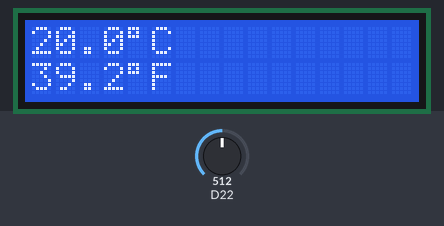
A sketch run on a simulated Arduino MKR. On the bench: 16×2 character LCD. The test bench sets the inputs (shaded band); at power-on: D22 = 512. WiFi joins after 1.5 s; servers stay silent unless stated.

Above: at 12.7 s.
12.8 s: D22 set to 315
At 14.8 s:
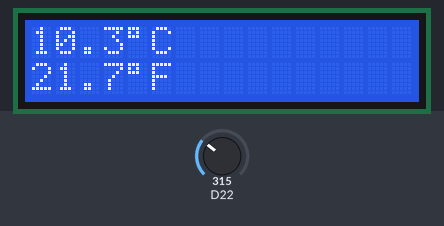
15.3 s: D22 set to 291
At 16.4 s:
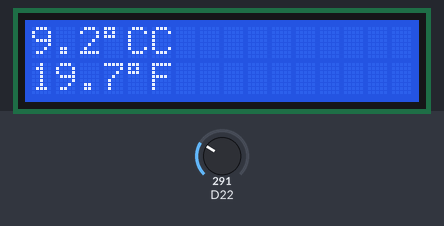
17.8 s: D22 set to 199
At 20.7 s:
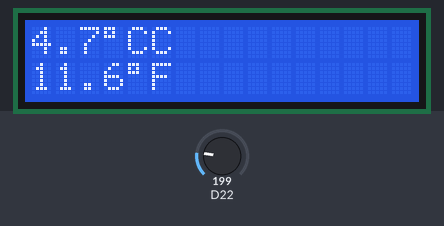
21.0 s: D22 set to 166
At 22.3 s:
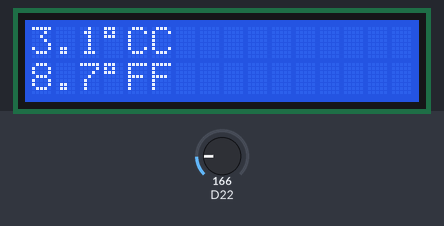
Timing chart, 0 to 24.0 s (numbered marks = the images above; inputs shaded):
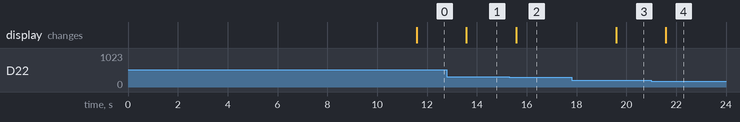

The sketch:

router_connect_with_LCD_display_and_thermometer.ino
```cpp
// include the library code:
#include <LiquidCrystal.h>
#include <SPI.h>
#include <WiFi101.h>

// initialize the library with the numbers of the interface pins
LiquidCrystal lcd(6, 4, 3, 1, 2, 0);

// initialize wifi variables
char ssid[] = "SKY70AFA";     //  your network SSID (name)
char pass[] = "BSCABDYR";  // your network password
int status = WL_IDLE_STATUS;     // the WiFi radio's status
// initialize temperature variables
int sensorPin = 0;
int tempC, tempF;
int tempCbeforepoint, tempCafterpoint, tempFbeforepoint, tempFafterpoint;

void setup() {
  // set up the LCD's number of columns and rows:
  lcd.begin(16, 2);

  if (WiFi.status() == WL_NO_SHIELD) {
    lcd.clear();
    lcd.setCursor(0, 0);
    lcd.println("NOT PRESENT");
    return; // don't continue
  }

  while ( status != WL_CONNECTED) {
    // Connecting message
    lcd.clear();
    lcd.setCursor(0, 0);
    lcd.print("WiFi network");
    lcd.setCursor(0, 1);
    lcd.print("Connecting ...");

    // Connect to WPA/WPA2 network.
    status = WiFi.begin(ssid, pass);
    // wait 10 seconds for connection:
    delay(10000);
  }

  printWifiStatus(); // Connected status output
}

void printWifiStatus() {
  // print the SSID of the network you're attached to:
  lcd.clear();
  lcd.setCursor(0, 0);
  lcd.print("SSID: ");
  lcd.print(WiFi.SSID());

  // print your WiFi shield's IP address:
  IPAddress ip = WiFi.localIP();
  lcd.setCursor(0, 1);
  lcd.print("IP: ");
  lcd.print(ip);
  lcd.clear();
}


void loop() {
tempC = get_temperature(7);
tempCbeforepoint = tempC / 10;
tempCafterpoint = tempC % 10;
tempF = celsius_to_fahrenheit(tempC);
tempFbeforepoint = tempF / 10;
tempFafterpoint = tempF % 10;
lcd.setCursor(0,0);
lcd.print(tempCbeforepoint); lcd.print(".");lcd.print(tempCafterpoint); lcd.print((char)223); lcd.print("C");
lcd.setCursor(0,1);
lcd.print(tempFbeforepoint); lcd.print(".");lcd.print(tempFafterpoint); lcd.print((char)223); lcd.print("F");
delay(2000);
//lcd.clear();
}

int get_temperature(int pin) {
// We need to tell the function which pin the sensor is hooked up to. We're using
// the variable pin for that above
// Read the value on that pin
int temperature = analogRead(pin);
// Calculate the temperature based on the reading and send that value back
float voltage = temperature * 5.0;
voltage = voltage / 1024.0;
return ((voltage - 0.5) * 100);
}
int celsius_to_fahrenheit(int temp) {
return (temp * 9 / 5) + 32;
}
```

Measured:
- the behaviour switches between 308 and 307 on D22 (found by bisection; images 1 and 2)
- the behaviour switches between 181 and 180 on D22 (found by bisection; images 3 and 4)
- after the input at 12.8 s, the display: changes after 0.78 s (image 1)
- after the input at 15.3 s, the display: changes after 0.28 s (image 2)
- after the input at 17.8 s, the display: changes after 1.8 s (image 3)
- after the input at 21.0 s, the display: changes after 0.59 s (image 4)
